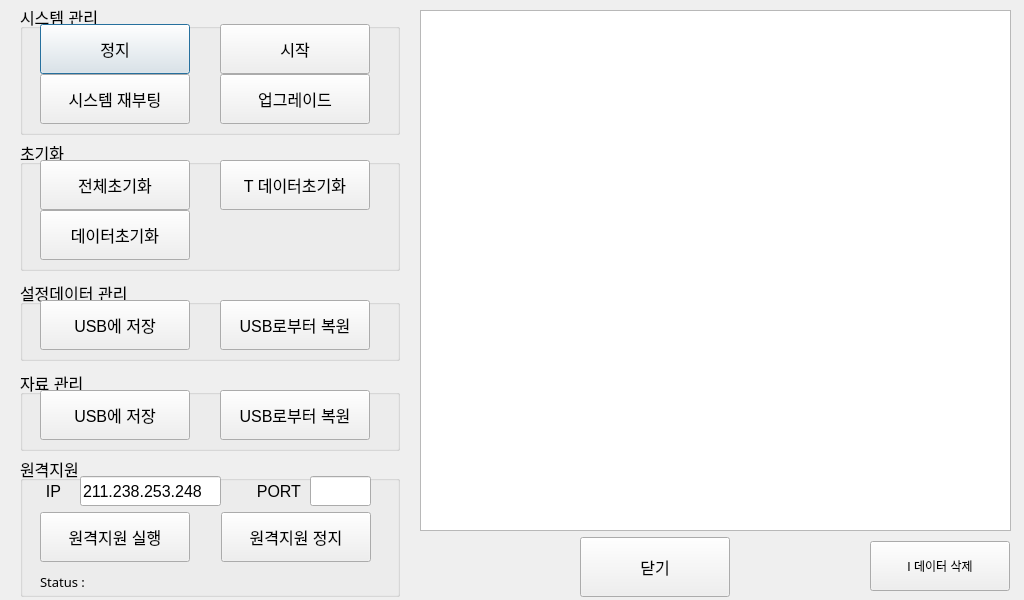
<?xml version="1.0" encoding="UTF-8"?>
<ui version="4.0">
 <class>SystemManagement</class>
 <widget class="QDialog" name="SystemManagement">
  <property name="geometry">
   <rect>
    <x>0</x>
    <y>0</y>
    <width>1024</width>
    <height>600</height>
   </rect>
  </property>
  <property name="font">
   <font>
    <pointsize>12</pointsize>
   </font>
  </property>
  <property name="windowTitle">
   <string>Dialog</string>
  </property>
  <widget class="QGroupBox" name="groupBox_3">
   <property name="geometry">
    <rect>
     <x>20</x>
     <y>4</y>
     <width>380</width>
     <height>131</height>
    </rect>
   </property>
   <property name="title">
    <string>시스템 관리</string>
   </property>
   <widget class="QPushButton" name="btnSystemStop">
    <property name="geometry">
     <rect>
      <x>20</x>
      <y>20</y>
      <width>150</width>
      <height>50</height>
     </rect>
    </property>
    <property name="font">
     <font>
      <pointsize>12</pointsize>
     </font>
    </property>
    <property name="text">
     <string>정지</string>
    </property>
   </widget>
   <widget class="QPushButton" name="btnSystemRun">
    <property name="geometry">
     <rect>
      <x>200</x>
      <y>20</y>
      <width>150</width>
      <height>50</height>
     </rect>
    </property>
    <property name="font">
     <font>
      <pointsize>12</pointsize>
     </font>
    </property>
    <property name="text">
     <string>시작</string>
    </property>
   </widget>
   <widget class="QPushButton" name="btnReboot">
    <property name="geometry">
     <rect>
      <x>20</x>
      <y>70</y>
      <width>150</width>
      <height>50</height>
     </rect>
    </property>
    <property name="font">
     <font>
      <pointsize>12</pointsize>
     </font>
    </property>
    <property name="text">
     <string>시스템 재부팅</string>
    </property>
   </widget>
   <widget class="QPushButton" name="btnUpgrade">
    <property name="geometry">
     <rect>
      <x>200</x>
      <y>70</y>
      <width>150</width>
      <height>50</height>
     </rect>
    </property>
    <property name="font">
     <font>
      <pointsize>12</pointsize>
     </font>
    </property>
    <property name="text">
     <string>업그레이드</string>
    </property>
   </widget>
  </widget>
  <widget class="QGroupBox" name="groupBox_4">
   <property name="geometry">
    <rect>
     <x>20</x>
     <y>370</y>
     <width>380</width>
     <height>81</height>
    </rect>
   </property>
   <property name="title">
    <string>자료 관리</string>
   </property>
   <widget class="QPushButton" name="btnDataRestore">
    <property name="geometry">
     <rect>
      <x>200</x>
      <y>20</y>
      <width>150</width>
      <height>50</height>
     </rect>
    </property>
    <property name="font">
     <font>
      <pointsize>12</pointsize>
     </font>
    </property>
    <property name="text">
     <string>USB로부터 복원</string>
    </property>
   </widget>
   <widget class="QPushButton" name="btnDataSave">
    <property name="geometry">
     <rect>
      <x>20</x>
      <y>20</y>
      <width>150</width>
      <height>50</height>
     </rect>
    </property>
    <property name="font">
     <font>
      <pointsize>12</pointsize>
     </font>
    </property>
    <property name="text">
     <string>USB에 저장</string>
    </property>
   </widget>
  </widget>
  <widget class="QGroupBox" name="groupBox_5">
   <property name="geometry">
    <rect>
     <x>20</x>
     <y>280</y>
     <width>380</width>
     <height>81</height>
    </rect>
   </property>
   <property name="title">
    <string>설정데이터 관리</string>
   </property>
   <widget class="QPushButton" name="btnSetupSave">
    <property name="geometry">
     <rect>
      <x>20</x>
      <y>20</y>
      <width>150</width>
      <height>50</height>
     </rect>
    </property>
    <property name="font">
     <font>
      <pointsize>12</pointsize>
     </font>
    </property>
    <property name="text">
     <string>USB에 저장</string>
    </property>
   </widget>
   <widget class="QPushButton" name="btnSetupRestore">
    <property name="geometry">
     <rect>
      <x>200</x>
      <y>20</y>
      <width>150</width>
      <height>50</height>
     </rect>
    </property>
    <property name="font">
     <font>
      <pointsize>12</pointsize>
     </font>
    </property>
    <property name="text">
     <string>USB로부터 복원</string>
    </property>
   </widget>
  </widget>
  <widget class="QPushButton" name="cancel">
   <property name="geometry">
    <rect>
     <x>580</x>
     <y>537</y>
     <width>150</width>
     <height>60</height>
    </rect>
   </property>
   <property name="font">
    <font>
     <pointsize>12</pointsize>
    </font>
   </property>
   <property name="text">
    <string>닫기</string>
   </property>
  </widget>
  <widget class="QGroupBox" name="groupBox_6">
   <property name="geometry">
    <rect>
     <x>20</x>
     <y>140</y>
     <width>380</width>
     <height>131</height>
    </rect>
   </property>
   <property name="title">
    <string>초기화</string>
   </property>
   <widget class="QPushButton" name="btnFactoryReset">
    <property name="geometry">
     <rect>
      <x>20</x>
      <y>20</y>
      <width>150</width>
      <height>50</height>
     </rect>
    </property>
    <property name="font">
     <font>
      <pointsize>12</pointsize>
     </font>
    </property>
    <property name="text">
     <string>전체초기화</string>
    </property>
   </widget>
   <widget class="QPushButton" name="btnInitData">
    <property name="geometry">
     <rect>
      <x>20</x>
      <y>70</y>
      <width>150</width>
      <height>50</height>
     </rect>
    </property>
    <property name="font">
     <font>
      <pointsize>12</pointsize>
     </font>
    </property>
    <property name="text">
     <string>데이터초기화</string>
    </property>
   </widget>
   <widget class="QPushButton" name="btnInitTmsData">
    <property name="geometry">
     <rect>
      <x>200</x>
      <y>20</y>
      <width>150</width>
      <height>50</height>
     </rect>
    </property>
    <property name="font">
     <font>
      <pointsize>12</pointsize>
     </font>
    </property>
    <property name="text">
     <string>T 데이터초기화</string>
    </property>
   </widget>
  </widget>
  <widget class="QListWidget" name="listWidget">
   <property name="geometry">
    <rect>
     <x>420</x>
     <y>10</y>
     <width>591</width>
     <height>521</height>
    </rect>
   </property>
  </widget>
  <widget class="QPushButton" name="DeleteInterrupt">
   <property name="geometry">
    <rect>
     <x>870</x>
     <y>541</y>
     <width>140</width>
     <height>50</height>
    </rect>
   </property>
   <property name="font">
    <font>
     <pointsize>9</pointsize>
    </font>
   </property>
   <property name="text">
    <string>I 데이터 삭제</string>
   </property>
  </widget>
  <widget class="QGroupBox" name="groupBox_7">
   <property name="geometry">
    <rect>
     <x>20</x>
     <y>456</y>
     <width>380</width>
     <height>141</height>
    </rect>
   </property>
   <property name="title">
    <string>원격지원</string>
   </property>
   <widget class="QPushButton" name="btnRemoteStop">
    <property name="geometry">
     <rect>
      <x>201</x>
      <y>56</y>
      <width>150</width>
      <height>50</height>
     </rect>
    </property>
    <property name="font">
     <font>
      <pointsize>12</pointsize>
     </font>
    </property>
    <property name="text">
     <string>원격지원 정지</string>
    </property>
   </widget>
   <widget class="QPushButton" name="btnRemoteRun">
    <property name="geometry">
     <rect>
      <x>20</x>
      <y>56</y>
      <width>150</width>
      <height>50</height>
     </rect>
    </property>
    <property name="font">
     <font>
      <pointsize>12</pointsize>
     </font>
    </property>
    <property name="text">
     <string>원격지원 실행</string>
    </property>
   </widget>
   <widget class="IpEdit" name="ReverseProxyIP">
    <property name="geometry">
     <rect>
      <x>60</x>
      <y>20</y>
      <width>141</width>
      <height>30</height>
     </rect>
    </property>
    <property name="font">
     <font>
      <pointsize>12</pointsize>
     </font>
    </property>
    <property name="text">
     <string>211.238.253.248</string>
    </property>
   </widget>
   <widget class="QLabel" name="label_3">
    <property name="geometry">
     <rect>
      <x>20</x>
      <y>20</y>
      <width>21</width>
      <height>30</height>
     </rect>
    </property>
    <property name="font">
     <font>
      <pointsize>12</pointsize>
     </font>
    </property>
    <property name="text">
     <string>IP</string>
    </property>
    <property name="alignment">
     <set>Qt::AlignRight|Qt::AlignTrailing|Qt::AlignVCenter</set>
    </property>
   </widget>
   <widget class="QLabel" name="remoteStatus">
    <property name="geometry">
     <rect>
      <x>20</x>
      <y>116</y>
      <width>331</width>
      <height>20</height>
     </rect>
    </property>
    <property name="font">
     <font>
      <family>나눔고딕코딩</family>
      <pointsize>10</pointsize>
     </font>
    </property>
    <property name="text">
     <string>Status : </string>
    </property>
   </widget>
   <widget class="QLabel" name="label_4">
    <property name="geometry">
     <rect>
      <x>220</x>
      <y>20</y>
      <width>61</width>
      <height>30</height>
     </rect>
    </property>
    <property name="font">
     <font>
      <pointsize>12</pointsize>
     </font>
    </property>
    <property name="text">
     <string>PORT</string>
    </property>
    <property name="alignment">
     <set>Qt::AlignRight|Qt::AlignTrailing|Qt::AlignVCenter</set>
    </property>
   </widget>
   <widget class="NumEdit" name="ReverseProxyPort">
    <property name="geometry">
     <rect>
      <x>290</x>
      <y>20</y>
      <width>61</width>
      <height>30</height>
     </rect>
    </property>
    <property name="alignment">
     <set>Qt::AlignRight|Qt::AlignTrailing|Qt::AlignVCenter</set>
    </property>
   </widget>
  </widget>
 </widget>
 <customwidgets>
  <customwidget>
   <class>IpEdit</class>
   <extends>QLineEdit</extends>
   <header location="global">ipedit.h</header>
  </customwidget>
  <customwidget>
   <class>NumEdit</class>
   <extends>QLineEdit</extends>
   <header location="global">numedit.h</header>
  </customwidget>
 </customwidgets>
 <resources/>
 <connections>
  <connection>
   <sender>cancel</sender>
   <signal>clicked()</signal>
   <receiver>SystemManagement</receiver>
   <slot>reject()</slot>
   <hints>
    <hint type="sourcelabel">
     <x>239</x>
     <y>544</y>
    </hint>
    <hint type="destinationlabel">
     <x>244</x>
     <y>299</y>
    </hint>
   </hints>
  </connection>
 </connections>
</ui>
